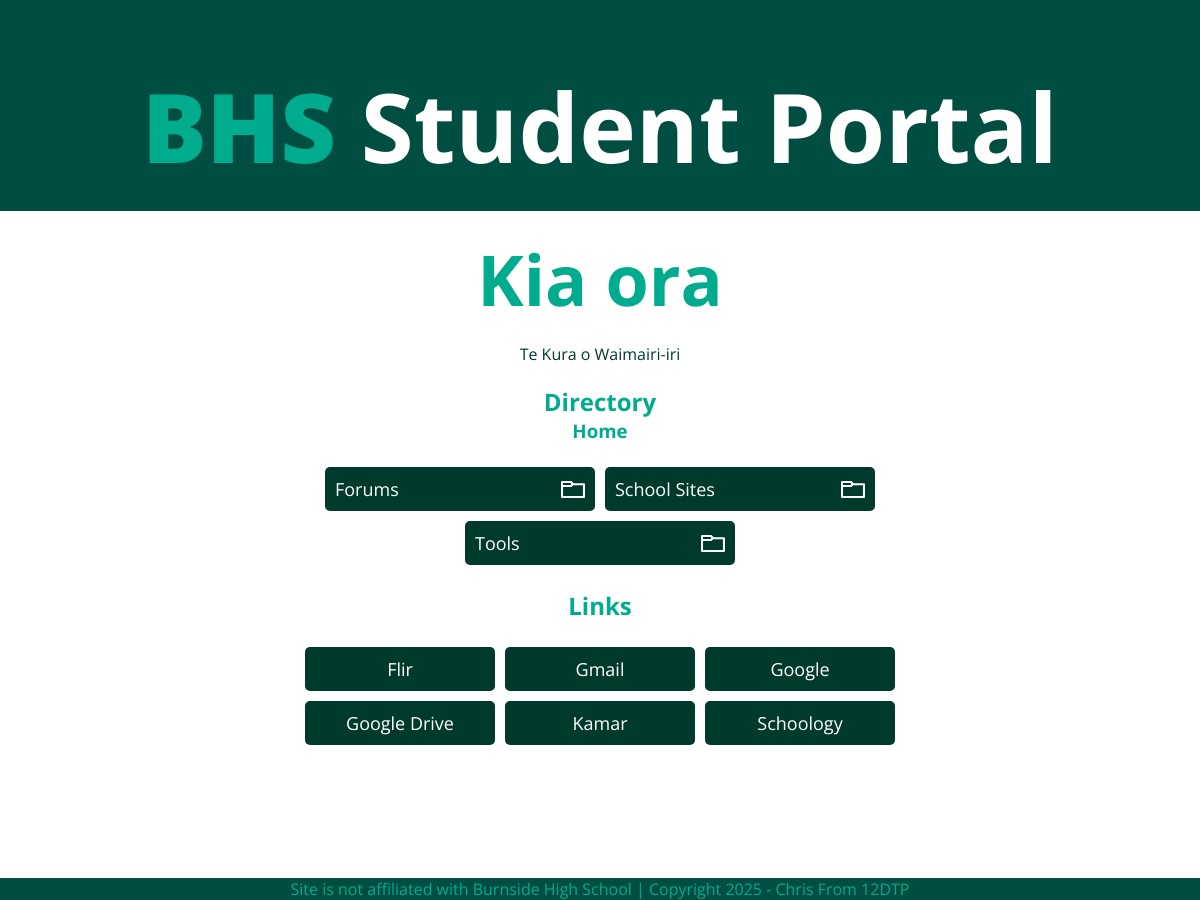
The page /Home on the database its author committed.
### tables this page shows
CREATE TABLE sites (name TEXT PRIMARY KEY UNIQUE NOT NULL, URL TEXT UNIQUE, folder TEXT DEFAULT Home REFERENCES folders (name) ON DELETE SET DEFAULT ON UPDATE CASCADE DEFERRABLE INITIALLY IMMEDIATE NOT NULL, icon TEXT);

### main.py (the view)
@app.route('/<string:name>')
def directory(name):
       time = datetime.now().strftime("%H:%M:%S")
       print('\n')
       if ';' in name or '"' in name or "'" in name:
             print(f'[{time}]{RED}[ERROR]{RESET}:{RED} Dangerous characters found in request; cancelling request and returning 403{RESET}')
             abort(403)
       name = name.replace('%', ' ')
       conn = sqlite3.connect('sites.db')
       cur = conn.cursor()
       cur.execute(f'SELECT name, URL FROM sites WHERE folder="{name}" COLLATE NOCASE ORDER BY name ASC;')
       sites = cur.fetchall()
       cur.execute(f'SELECT name, URL, folder, icon FROM folders WHERE folder="{name}" COLLATE NOCASE ORDER BY name ASC;')
       folders = cur.fetchall()
       cur.execute(f'SELECT folder FROM folders WHERE name="{name}" COLLATE NOCASE ORDER BY name ASC;')
       back = cur.fetchall()
       for back in back:
             back = back[0].replace(' ','%' )
       print(f'[{time}]{YELLOW}[DEBUG]{RESET}: Found {BLUE}{len(folders)} folders{RESET} and {BLUE}{len(sites)} links{RESET} in requested folder "{BLUE}{name}{RESET}"') # debug
       if not back:
             print(f'[{time}]{RED}[ERROR]: Requested folder has no upper directory. Either invalid or inaccessible.{RESET}')
             abort(404)
       conn.close()
       return render_template('directory.html', vars=vars, title=name, sites=sites, folders=folders, back=back)

### templates/directory.html (shortened to what this page needs)
{% extends 'layout.html' %}
{% block content %}
<div class="container">
    <h2>Directory</h2>
    <h3>{{ title }}</h3>
    <div class="buttons-container">
        {% for folders in folders %}
            <a href="{{ folders[1] }}">
                <div class="folder-button"><span class="anim-text"  title="{{ folders[0] }}">{{ folders[0][:19] }}</span><span class="icon"><img src="/static/images/folder.svg" alt="folder"></span></div>
            </a>
        {% endfor %}
    </div>
    {% if sites %}
        <h2>Links</h2>
    {% endif %}
    <div class="buttons-container">
        {% for sites in sites %}
            <a href="{{ sites[1] }}" target="_blank" rel="opener">
                <div class="link-button" title="{{ sites[0] }}">{{ sites[0][:19] }}</div>
            </a>
        {% endfor %}
    </div>
</div>
{% endblock %}

### templates/layout.html (shortened to what this page needs)
<!DOCTYPE html>
<html lang="en">
<head>
    <link rel="stylesheet" href="/static/style.css">
</head>
<body>
    {% include 'header.html' %}
    {% block content %}{% endblock %}
    {% include 'boring.html' %}
</body>
</html>

### templates/header.html
<div class="header-background">
    <h1><span>{{ vars['heading_brand'] }}</span> {{ vars['heading'] }}</h1>
</div>
{% if title.title() == "Home" %}
    <h1 class="welcome-message">{{ vars['greeting'] }}</h1>
    <p>{{ vars['slogan'] }}</p>
{% endif %}

### templates/boring.html
<div class="info">
    <p>{{ vars['contact_info'] }}</p>
</div>

### static/style.css (style rules this page uses)
:root { --primary-color: rgb(0,78,66); --secondary-color: rgb(0,171,142); --contrast-color: rgb(0,58,44); --font-color: rgb(255,255,255); --background-color: white; --font: "Open Sans", sans-serif; }
body { text-align: center; color: var(--font-color); background-color: var(--background -color); margin: 0; }
p { color: var(--contrast-color); }
h1 { font-size: 600%; font-weight: bold; margin: 0; }
.header-background { background-color: var(--primary-color); width: 100%; padding-top: 5%; padding-bottom: 20px; }
h2 { color: var(--secondary-color); }
h3 { color: var(--secondary-color); margin-top: -20px; margin-bottom: -px; }
h1, h2, h3, h4, a, p, span { font-family: var(--font); }
span { transition: all --anim-speed; }
h1 span { transition: none; font-weight: bolder; color: var(--secondary-color); }
a { color: var(--font-color); font-size: large; text-decoration: none; text-align: left; display: block; }
.welcome-message { margin-top: 20px; font-size: 70px; color: var(--secondary-color); }
.container { margin-left: auto; margin-right: auto; width: 60%; margin-bottom: 150px; }
.icon { margin: 0px; float: right; image-rendering: optimizeQuality; height: 24px; }
.buttons-container { justify-content: center; display: flex; flex-wrap: wrap; }
.folder-button { background-color: var(--contrast-color); margin: 5px; padding: 10px; border-radius: 5px; width: 250px; max-height: 200px; }
.link-button { background-color: var(--contrast-color); padding: 10px; border-radius: 5px; text-align: center; margin: 5px; width: 170px; }

### rows shown on the page
sites: name "Flir"
sites: name "Gmail"
sites: name "Google"
sites: name "Google Drive"
sites: name "Kamar"
sites: name "Schoology"

### other values the page prints
{{ vars['heading_brand'] }} "BHS"
{{ vars['heading'] }} "Student Portal"
{{ vars['greeting'] }} "Kia ora"
{{ vars['slogan'] }} "Te Kura o Waimairi-iri"
{{ title }} "Home"
{{ folders[0][:19] }} "Forums" "School Sites" "Tools"
{{ vars['contact_info'] }} "Site is not affiliated with Burnside High School | Copyright 2025 - Chris From 12DTP"
